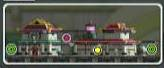
#> input picture docus/archived/msmacro_cv_frame_object_recognize.jpg, 164 x 68 px, given in place of msmacro_cv_frame_original.jpg, which was not available
$ python debug_yuyv_detection.py
#> lines starting #> are read from the running program, lines starting #| are printed output that depends on the picture; pictures that were not available may be replaced by others from this repository, and a replacement may not be noted
### msmacro/cv/region_analysis.py
"""
Region-based analysis utilities for CV frames.

Provides functions to analyze specific regions of captured frames for:
- Color detection (white/black/specific colors)
- Template matching in regions
- Text detection (OCR) in regions
- Shape detection in regions
"""

import numpy as np
import cv2
from typing import Tuple, Optional, Dict, Any
from dataclasses import dataclass


@dataclass
class Region:
    """
    Define a rectangular region of interest in a frame.

    Coordinates can be:
    - Absolute pixels: x=100, y=50, width=200, height=100
    - Relative (0.0-1.0): x=0.0, y=0.0, width=0.2, height=0.1 (top-left 20% x 10%)
    """
    x: float  # Left edge (pixels or relative 0.0-1.0)
    y: float  # Top edge (pixels or relative 0.0-1.0)
    width: float  # Width (pixels or relative 0.0-1.0)
    height: float  # Height (pixels or relative 0.0-1.0)
    relative: bool = False  # True if coordinates are relative (0.0-1.0)

    # [491 lines left out: functions to_absolute, extract_region, is_white_region, is_black_region, detect_color_in_region, get_region_average_color and 4 more, not called in this run]


# ============================================================================
# YUYV Format Processing Functions
# ============================================================================
# YUYV (also called YUY2) is a packed YUV format where:
# - 4 bytes represent 2 pixels: [Y0 U Y1 V]
# - Y = luminance (brightness) - 0-255
# - U, V = chrominance (color) - shared between 2 pixels
#
# For white frame detection, we only need the Y channel which directly
# represents brightness, allowing faster processing than full BGR conversion.
# ============================================================================

def bgr_to_yuyv_bytes(bgr_frame: np.ndarray) -> bytes:
    """
    Convert BGR frame to simulated YUYV byte format.

    Since OpenCV's VideoCapture.read() converts YUYV to BGR automatically,
    this function converts it back to YUYV format for processing with
    YUYV-based detection functions.

    Args:
        bgr_frame: BGR frame from OpenCV (HxWx3 numpy array)

    Returns:
        Simulated YUYV bytes (packed format: Y0 U Y1 V)

    Note:
        This is a simulation - real YUYV from camera would be slightly different
        due to chroma subsampling, but Y channel values are equivalent.
    """
    # Convert BGR to YCrCb (OpenCV's YUV equivalent)
    ycrcb = cv2.cvtColor(bgr_frame, cv2.COLOR_BGR2YCrCb)

    h, w = ycrcb.shape[:2]

    # Extract Y, Cr, Cb channels
    y = ycrcb[:, :, 0]  # Y (luminance)
    cr = ycrcb[:, :, 1]  # Cr (red-difference)
    cb = ycrcb[:, :, 2]  # Cb (blue-difference)

    # YUYV packing: Y0 U Y1 V (4 bytes for 2 pixels, U and V shared)
    # U = Cb, V = Cr in YUV terminology
    yuyv_bytes = bytearray(h * w * 2)

    for row in range(h):
        for col in range(0, w, 2):  # Process 2 pixels at a time
            # Get Y values for both pixels
            y0 = y[row, col]
            y1 = y[row, col + 1] if col + 1 < w else y0

            # Get shared U (Cb) and V (Cr) values
            # Average Cb and Cr from both pixels
            u = cb[row, col] if col < w else 128
            v = cr[row, col] if col < w else 128

            # Pack into YUYV format: Y0 U Y1 V
            byte_offset = (row * w * 2) + (col * 2)
            yuyv_bytes[byte_offset + 0] = y0
            yuyv_bytes[byte_offset + 1] = u
            yuyv_bytes[byte_offset + 2] = y1
            yuyv_bytes[byte_offset + 3] = v

    return bytes(yuyv_bytes)


def extract_y_channel_from_yuyv(
    yuyv_data: bytes,
    width: int,
    height: int,
    x: int,
    y: int,
    region_width: int,
    region_height: int
) -> Optional[np.ndarray]:
    """
    Extract Y (luminance) channel from a region of YUYV raw data.

    YUYV packing format: Y0 U Y1 V (4 bytes for 2 pixels)
    Y values are at byte positions: 0, 2, 4, 6, 8, ...

    Args:
        yuyv_data: Raw YUYV bytes from camera
        width: Full frame width in pixels
        height: Full frame height in pixels
        x: Region start X coordinate
        y: Region start Y coordinate
        region_width: Region width in pixels
        region_height: Region height in pixels

    Returns:
        2D numpy array of Y values (uint8), or None on error

    Example:
        >>> # Extract 100x50 region starting at (10, 20)
        >>> y_data = extract_y_channel_from_yuyv(raw_bytes, 1280, 720, 10, 20, 100, 50)
        >>> white_pixels = np.sum(y_data > 240)
    """
    # Validate inputs
    if not yuyv_data:
        return None

    # YUYV uses 2 bytes per pixel (actually 4 bytes per 2 pixels)
    bytes_per_pixel = 2
    expected_size = width * height * bytes_per_pixel

    if len(yuyv_data) < expected_size:
        return None

    # Clamp region to frame boundaries
    x = max(0, min(x, width - 1))
    y = max(0, min(y, height - 1))
    region_width = max(1, min(region_width, width - x))
    region_height = max(1, min(region_height, height - y))

    # Create output array
    y_channel = np.zeros((region_height, region_width), dtype=np.uint8)

    # Extract Y values row by row
    for row in range(region_height):
        frame_row = y + row
        for col in range(region_width):
            frame_col = x + col

            # Calculate byte position in YUYV data
            # Each row has (width * 2) bytes
            # Each pixel's Y value is at even byte positions: 0, 2, 4, ...
            byte_offset = (frame_row * width * 2) + (frame_col * 2)

            if byte_offset < len(yuyv_data):
                y_channel[row, col] = yuyv_data[byte_offset]

    return y_channel


# [315 lines left out: functions find_white_border_edges_yuyv, validate_dark_background_yuyv, detect_white_frame_yuyv, not called in this run]


# Common region presets for 1280x720 and 1920x1080 screens
REGIONS = {
    # Top-left corner (200x100 pixels)
    "top_left_corner": Region(x=0, y=0, width=200, height=100),

    # Top-left corner (relative: 15% width, 10% height)
    "top_left_relative": Region(x=0.0, y=0.0, width=0.15, height=0.1, relative=True),

    # Top-right corner
    "top_right_corner": Region(x=1.0, y=0.0, width=0.15, height=0.1, relative=True),

    # Bottom-left corner
    "bottom_left_corner": Region(x=0.0, y=0.9, width=0.15, height=0.1, relative=True),

    # Bottom-right corner
    "bottom_right_corner": Region(x=0.85, y=0.9, width=0.15, height=0.1, relative=True),

    # Center region
    "center": Region(x=0.4, y=0.4, width=0.2, height=0.2, relative=True),

    # Top bar (full width, 50 pixels high)
    "top_bar": Region(x=0.0, y=0.0, width=1.0, height=50, relative=False),

    # Bottom bar (full width, 50 pixels high)
    "bottom_bar": Region(x=0.0, y=1.0, width=1.0, height=50, relative=False),
}

### scripts/debug_yuyv_detection.py
#!/usr/bin/env python3
"""
Debug YUYV detection by analyzing Y channel values.
"""

import cv2
import numpy as np
import sys
import os
sys.path.insert(0, os.path.dirname(os.path.dirname(os.path.abspath(__file__))))

from msmacro.cv.region_analysis import (
    bgr_to_yuyv_bytes,
    extract_y_channel_from_yuyv
)

def debug_frame(image_path):
    """Debug Y channel values at expected white frame location."""
    print(f"\nAnalyzing: {image_path}")
    print("=" * 70)

    # Load frame
    frame = cv2.imread(image_path)
    if frame is None:
        print(f"ERROR: Failed to load image")
        return

    h, w = frame.shape[:2]
    print(f"Frame dimensions: {w}x{h}")

    # Convert BGR to YUYV
    yuyv_bytes = bgr_to_yuyv_bytes(frame)

    # Extract Y channel for a region around the expected position
    start_x, start_y = 68, 56
    region_w, region_h = 400, 120

    y_channel = extract_y_channel_from_yuyv(
        yuyv_bytes,
        w, h,
        start_x - 20, start_y - 20,  # Include some margin
        region_w, region_h
    )

    if y_channel is None:
        print("ERROR: Failed to extract Y channel")
        return

    print(f"\nExtracted Y channel region: {y_channel.shape}")

    # Analyze the corner where white border should be
    # Offset by 20 because we extracted with margin
    local_x, local_y = 20, 20

    corner = y_channel[local_y:local_y+5, local_x:local_x+5]
    print(f"\nCorner region (should be white border):")
    print(f"  Position in frame: ({start_x}, {start_y})")
    print(f"  Y values:\n{corner}")
    print(f"  Min: {corner.min()}, Max: {corner.max()}, Mean: {corner.mean():.1f}")
    print(f"  White pixels (≥240): {np.sum(corner >= 240)}/{corner.size}")

    # Check top edge
    top_edge = y_channel[local_y:local_y+3, local_x:local_x+50]
    print(f"\nTop edge (first 50 pixels):")
    print(f"  Mean: {top_edge.mean():.1f}")
    print(f"  White pixels (≥240): {np.sum(top_edge >= 240)}/{top_edge.size}")

    # Check left edge
    left_edge = y_channel[local_y:local_y+50, local_x:local_x+3]
    print(f"\nLeft edge (first 50 pixels):")
    print(f"  Mean: {left_edge.mean():.1f}")
    print(f"  White pixels (≥240): {np.sum(left_edge >= 240)}/{left_edge.size}")

    # Visualize Y channel
    print(f"\nVisualizing Y channel region...")

    # Create visualization
    viz = np.zeros((region_h, region_w, 3), dtype=np.uint8)

    # Show Y channel as grayscale
    viz[:,:,0] = y_channel
    viz[:,:,1] = y_channel
    viz[:,:,2] = y_channel

    # Mark the expected starting point
    cv2.circle(viz, (local_x, local_y), 3, (0, 0, 255), -1)  # Red dot

    # Mark regions with Y >= 240 (white)
    white_mask = y_channel >= 240
    viz[white_mask] = [255, 255, 0]  # Cyan for white regions

    # Save visualization
    output_path = image_path.replace('.jpg', '_y_channel_debug.jpg')
    cv2.imwrite(output_path, viz)
    print(f"Saved Y channel visualization to: {output_path}")

    # Also create a heatmap
    heatmap = cv2.applyColorMap(y_channel, cv2.COLORMAP_JET)
    output_path2 = image_path.replace('.jpg', '_y_heatmap.jpg')
    cv2.imwrite(output_path2, heatmap)
    print(f"Saved Y channel heatmap to: {output_path2}")

def main():
    debug_frame("/Users/boweixiao/Downloads/msmacro_cv_frame_original.jpg")
#> in debug_frame, frame is the input picture: shape (68, 164, 3); mean B, G, R 81, 92.2, 91.1
#| Frame dimensions: 164x68
#> in bgr_to_yuyv_bytes, `ycrcb = cv2.cvtColor(bgr_frame, cv2.COLOR_BGR2YCrCb)`: ycrcb: shape (68, 164, 3); mean of channels 0, 1, 2 90.6, 128.3, 122.6
#> in bgr_to_yuyv_bytes, `y = ycrcb[:, :, 0]`:
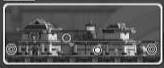
#> y: shape (68, 164); min 3, max 254, mean 90.6
#> in bgr_to_yuyv_bytes, `cr = ycrcb[:, :, 1]`:
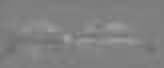
#> cr: shape (68, 164); min 106, max 162, mean 128.3
#> in bgr_to_yuyv_bytes, `cb = ycrcb[:, :, 2]`:
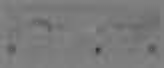
#> cb: shape (68, 164); min 44, max 138, mean 122.6
#> after the loop in extract_y_channel_from_yuyv, `for row in range(region_height):`:
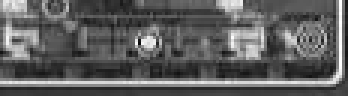
#> y_channel: shape (32, 116) (shown 3 times larger); min 12, max 254, mean 93.9
#| Extracted Y channel region: (32, 116)
#> in debug_frame, `corner = y_channel[local_y:local_y+5, local_x:local_x+5]`: corner = [[62, 61, 72, 80, 77], [40, 44, 53, 53, 58], [42, 57, 70, 63, 65], [37, 64, 87, 82, 69], [26, 56, 87, 89, 71]]
#|   Y values:
#| [[62 61 72 80 77]
#|  [40 44 53 53 58]
#|  [42 57 70 63 65]
#|  [37 64 87 82 69]
#|  [26 56 87 89 71]]
#|   Min: 26, Max: 89, Mean: 62.6
#|   White pixels (≥240): 0/25
#|   Mean: 60.4
#|   White pixels (≥240): 0/150
#> in debug_frame, `left_edge = y_channel[local_y:local_y+50, local_x:local_x+3]`: left_edge = [[62, 61, 72], [40, 44, 53], [42, 57, 70], [37, 64, 87], [26, 56, 87], [38, 61, 89], [105, 118, 134], [212, 219, 225], [139, 138, 136], [42, 41, 39], [57, 56, 55], [56, 56, 56]]
#|   Mean: 81.4
#|   White pixels (≥240): 0/36
    return 0

if __name__ == '__main__':
#> (the run stopped early here; a loop or call above may not have finished)
